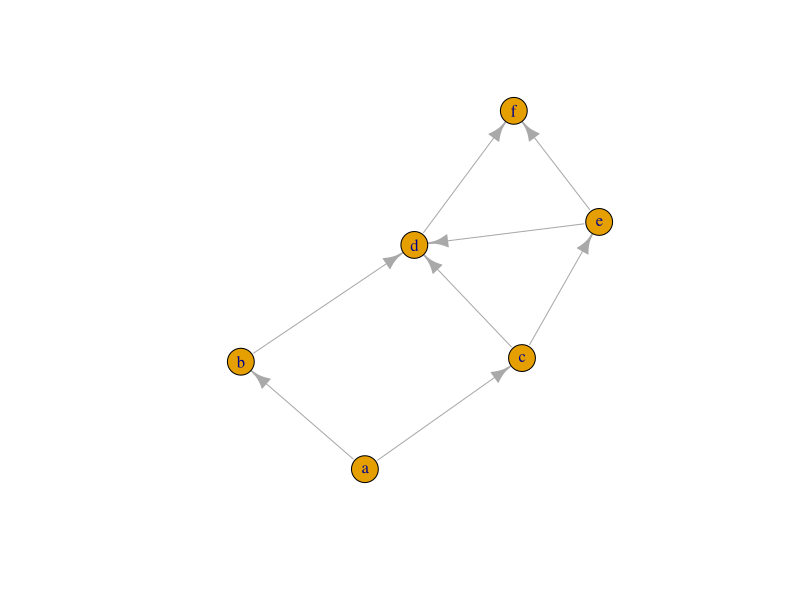

Generate this figure with R:
## ---- chunk 1
# Laad de package om met grafen te werken in R
library(igraph) 

# We genereren een ongerichte graaf 
g2 <- graph(edges = c("a","b", "a","c", "b","d", "c","d", "c","e", "e","d", "e","f", "d","f"))


#Oplossingen bepalen
edges <- E(g2)
edges <- gsub('\\|',"-",paste(as_ids(edges), collapse = " "))
edgesStr <- 
vertices <- V(g2)
adjacentiematrix <- g2[]
derdeRij <- paste(adjacentiematrix[3,])
deg <- max(degree(g2, mode="all"))
## ---- chunk 2
plot(g2)
